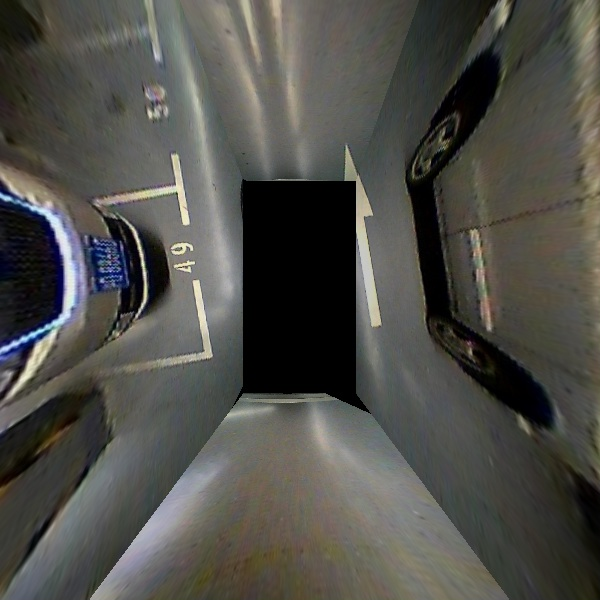
#> input picture img/20161019-1-1.bmp, 600 x 600 px, found by its file name
$ jupyter execute get_ROI.ipynb
#> lines starting #> are read from the running program, lines starting #| are printed output that depends on the picture; after the words box and inside, x2 and y2 are one past the last pixel; in counts of white or black regions, pixels touching at a corner belong together
# Get region of interest
- Visulize marker points from the dataset
- Rotate slot candidate
- Canny edge transform
- Get ROI from candidate slot

[cell 1]
import cv2
import matplotlib.pyplot as plt
import numpy as np

[cell 2]
# read image
src = cv2.imread('img/20161019-1-1.bmp')
#> src is the input picture: shape (600, 600, 3); mean B, G, R 73.5, 78.7, 79.3
print('Image dimensions:', src.shape)
#| Image dimensions: (600, 600, 3)

img = np.copy(src)
# marker point in slot 1
cv2.circle( img, (209, 355), 10, (0,255,0), 10)
cv2.circle( img, (87, 376), 10, (0,255,0), 10)

cv2.circle( img, (180, 188), 10, (0,255,0), 10)
cv2.circle( img, (94, 204), 10, (0,255,0), 10)

# marker point in slot 2
cv2.circle( img, (153, 31), 10, (0,255,0), 10)
cv2.circle( img, (14, 61), 10, (0,255,0), 10)
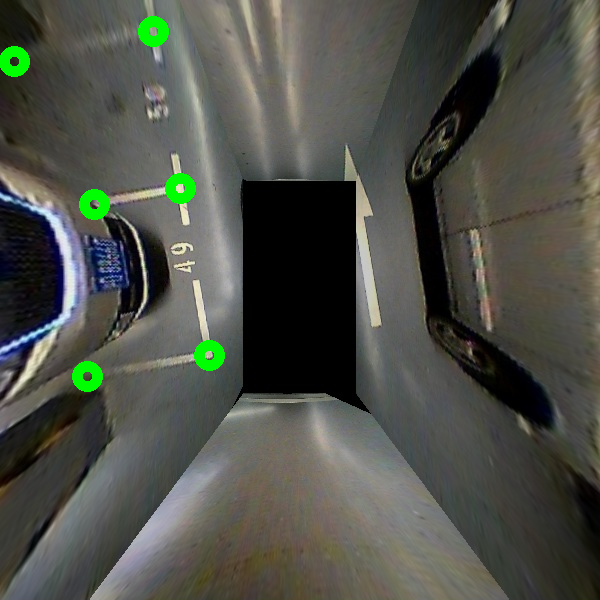
#> img: shape (600, 600, 3); mean B, G, R 72.5, 80.5, 78.2

plt.imshow(img)

[cell 3]
import numpy as np
# get slot angle and rotate
point1 =  [209, 355]
point2 = [180, 188]
k = (point2[0]-point1[0])/(point2[1]-point1[1]) # slop
rad = np.arctan(k) # angle in rad
deg = np.degrees(rad)
angle = 90 - deg
print('anlge to rotate:',deg)

[cell 4]
# rotation image
img_gray = cv2.cvtColor(src, cv2.COLOR_RGB2GRAY)
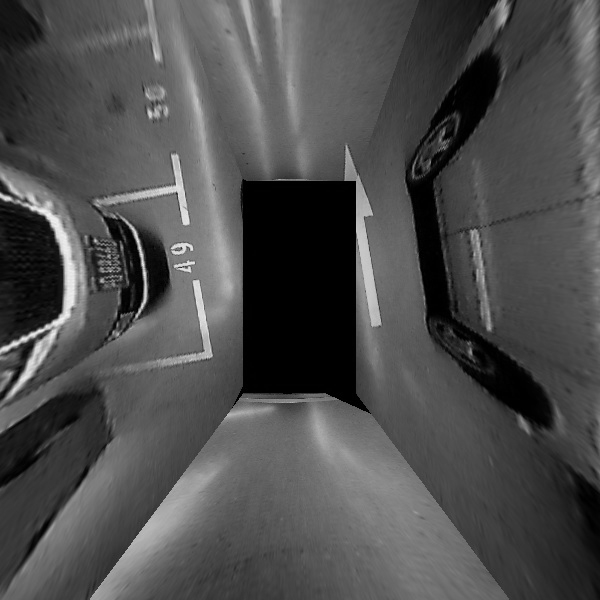
#> img_gray: shape (600, 600); min 0, max 242, mean 77.2
img = np.copy(img_gray)
rows,cols = img.shape
#> rows = 600; cols = 600

M = cv2.getRotationMatrix2D((cols/2,rows/2),angle,1)
dst = cv2.warpAffine(img,M,(cols,rows))
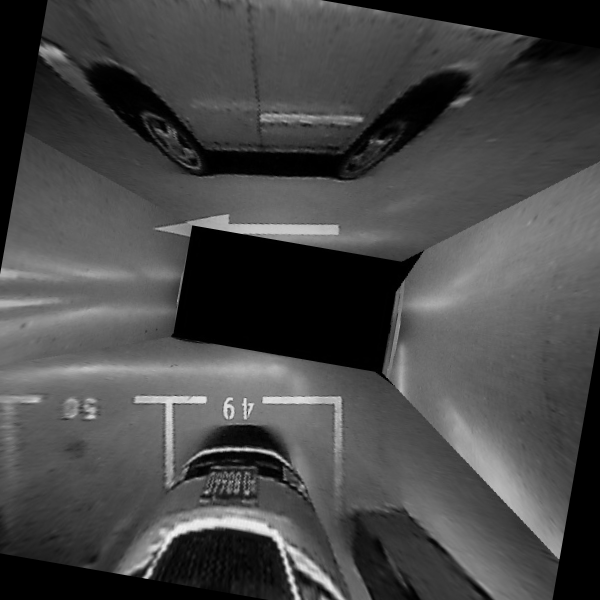
#> dst: shape (600, 600); min 0, max 241, mean 71.7
plt.imshow(dst)

[cell 5]
# crop a slot candidate

dst2 = dst[390:550,150:350]
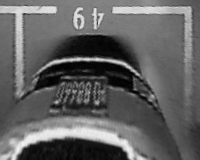
#> dst2: shape (160, 200); min 0, max 241, mean 97.3
dst3 = np.copy(dst2)

# plot marker point
cv2.circle( dst3, (17, 10), 3, (0,255,0), 3)
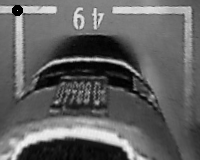
#> dst3: shape (160, 200); 0.3% of pixels changed, all inside (x1, y1, x2, y2) = (12, 5, 23, 16)
cv2.circle( dst3, (187, 10), 3, (0,255,0), 3)
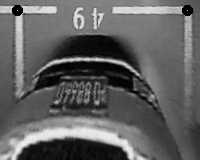
#> dst3: shape (160, 200); 0.3% of pixels changed, all inside (x1, y1, x2, y2) = (182, 5, 193, 16)

plt.imshow(dst3)
cv2.imwrite('slot_roi.bmp',dst2)
#> Out = True

[cell 6]
# Try Canny detector
gray = np.copy(dst2)
tight = cv2.Canny(gray, 200, 240)
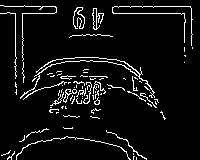
#> tight: shape (160, 200); 6.6% white in thin lines or dots


# Display the images
cv2.imwrite('canny.bmp',tight)
plt.imshow(tight)

[cell 7]
# apply a mask on the region of interest
def region_of_interest(img,vertices):
    #defining a blank mask to start with
    mask = np.zeros_like(img)

    #defining a 3 channel or 1 channel color to fill the mask with depending on the input image
    if len(img.shape) > 2:
        channel_count = img.shape[2]  # i.e. 3 or 4 depending on your image
        ignore_mask_color = (255,) * channel_count
    else:
        ignore_mask_color = 1

    #filling pixels inside the polygon defined by "vertices" with the fill color
    cv2.fillPoly(mask, vertices, ignore_mask_color)

    #returning the image only where mask pixels are nonzero
    masked_image = cv2.bitwise_and(img, mask)
    return masked_image

[cell 8]
# apply a mask on the region of interest
def region_of_interest(img,vertices):
    #defining a blank mask to start with
    mask = np.zeros_like(img)

    #defining a 3 channel or 1 channel color to fill the mask with depending on the input image
    if len(img.shape) > 2:
        channel_count = img.shape[2]  # i.e. 3 or 4 depending on your image
        ignore_mask_color = (255,) * channel_count
    else:
        ignore_mask_color = 1

    #filling pixels inside the polygon defined by "vertices" with the fill color
    cv2.fillPoly(mask, vertices, ignore_mask_color)

    #returning the image only where mask pixels are nonzero
    masked_image = cv2.bitwise_and(img, mask)
    return masked_image

[cell 9]
# Test if the region of interest works
img = np.copy(src) # load image
img_x = img.shape[1]
#> img_x = 600
img_y = img.shape[0]
#> img_y = 600


pt1 = [209, 355]
pt2 = [87, 376]
pt3 = [180, 188]
pt4 = [94, 204]

# select mask region
vertices = np.array([[(pt3[0],pt3[1]),(pt1[0],pt1[1] ),
                     (pt2[0],pt2[1]), (pt4[0],pt4[1])]], dtype=np.int32)

# test on color image
img_masked = region_of_interest(img,vertices)
#> in region_of_interest, `cv2.fillPoly(mask, vertices, ignore_mask_color)`:
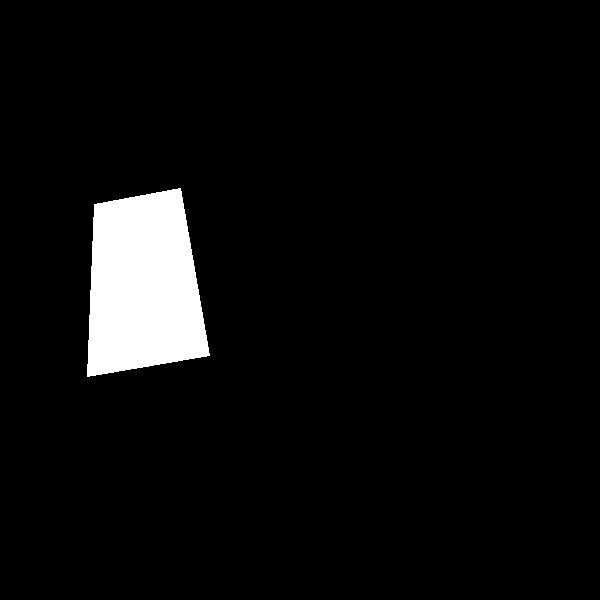
#> mask: shape (600, 600, 3); 5% white; 1 white region, box (x1, y1, x2, y2) and area: (87, 188, 210, 377) 18107
#> in region_of_interest, `masked_image = cv2.bitwise_and(img, mask)`:
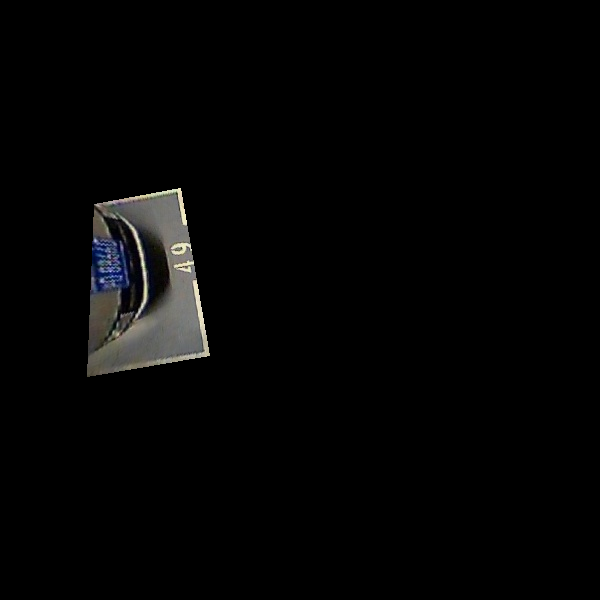
#> masked_image: shape (600, 600, 3); mean B, G, R 4.5, 4.5, 4.6

# visualize
plt.imshow(img_masked)
